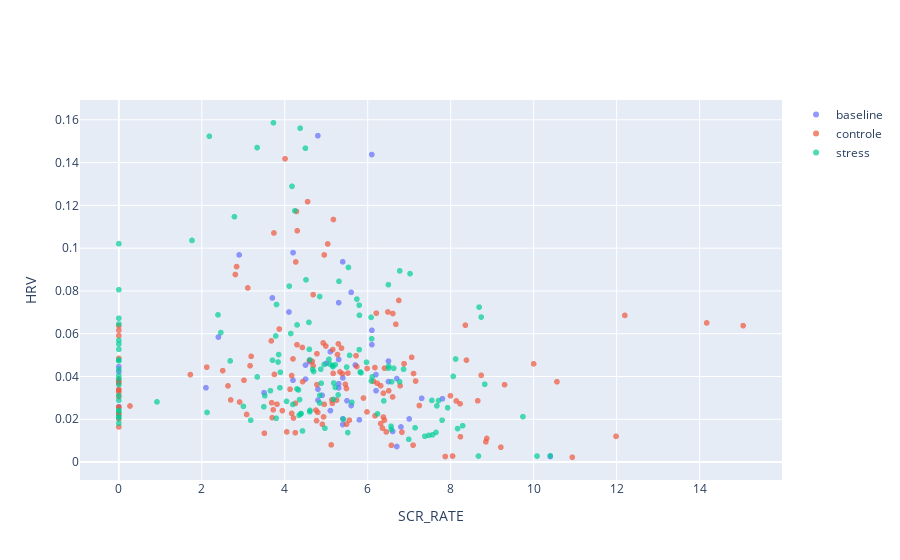

Source (notebook cell):
### Code cell
physio_mask = data.SCR_RATE.notna()
data_valid = data[physio_mask].copy()
data_valid["state_str"] = data_valid.fileNum.map(
    lambda x: state_mapping_dict.get(x, "DUNNO")
)

x_col = "SCR_RATE"
y_col = "HRV"


fig = go.Figure()
for state_str in data_valid.state_str.unique():
    data_valid_state = data_valid[data_valid.state_str == state_str]
    fig.add_trace(
        go.Scattergl(
            x=data_valid_state[x_col],
            y=data_valid_state[y_col],
            mode="markers",
            marker_opacity=0.7,
            name=state_str,
        )
    )
fig.update_xaxes(title=x_col)
fig.update_yaxes(title=y_col)

### Figure 1 — Plotly figure (JSON) as saved in the notebook; plotly's stock layout.template omitted (floating-point values rounded to 4 significant figures; data arrays with more than 128 entries replaced by an {"elided": "..."} marker saying what was removed)
{"data": [{"marker": {"opacity": 0.7}, "mode": "markers", "name": "baseline", "type": "scattergl", "x": [5.5, 10.4, 6.5, 5.4, 7.3, 6.1, 6.197, 5.3, 0, 4.9, 2.099, 2.4, 0, 0, 2.9, 6.097, 5.3, 5.1, 3.7, 5.098, 4.2, 4.8, 5.6, 5.3, 6.8, 5.7, 7, 5.398, 6.7, 4.798, 5.3, 5.6, 3.5, 4.1, 6.7, 5.398, 6.1, 4.5, 6.6, 4.5, 4.8, 5.4, 5.798, 4.6, 6.5, 6.2, 5, 4.198, 7.8], "y": [0.02867, 0.002613, 0.04721, 0.03936, 0.02981, 0.06159, 0.04088, 0.04798, 0.04457, 0.03119, 0.03474, 0.05844, 0.02595, 0.04223, 0.09685, 0.1437, 0.0745, 0.02404, 0.07673, 0.05159, 0.09792, 0.03408, 0.07934, 0.03663, 0.01643, 0.04538, 0.02017, 0.09362, 0.007282, 0.1526, 0.03467, 0.02642, 0.03246, 0.07016, 0.03903, 0.01755, 0.05491, 0.04536, 0.01433, 0.0388, 0.02895, 0.02025, 0.01976, 0.04696, 0.03762, 0.03336, 0.04612, 0.03826, 0.02961]}, {"marker": {"opacity": 0.7}, "mode": "markers", "name": "controle", "type": "scattergl", "x": {"elided": "146 float values"}, "y": {"elided": "146 float values"}}, {"marker": {"opacity": 0.7}, "mode": "markers", "name": "stress", "type": "scattergl", "x": {"elided": "137 float values"}, "y": {"elided": "137 float values"}}], "layout": {"autosize": true, "xaxis": {"autorange": true, "range": [-0.8737, 15.92], "title": {"text": "SCR_RATE"}, "type": "linear"}, "yaxis": {"autorange": true, "range": [-0.009198, 0.1701], "title": {"text": "HRV"}, "type": "linear"}}}
